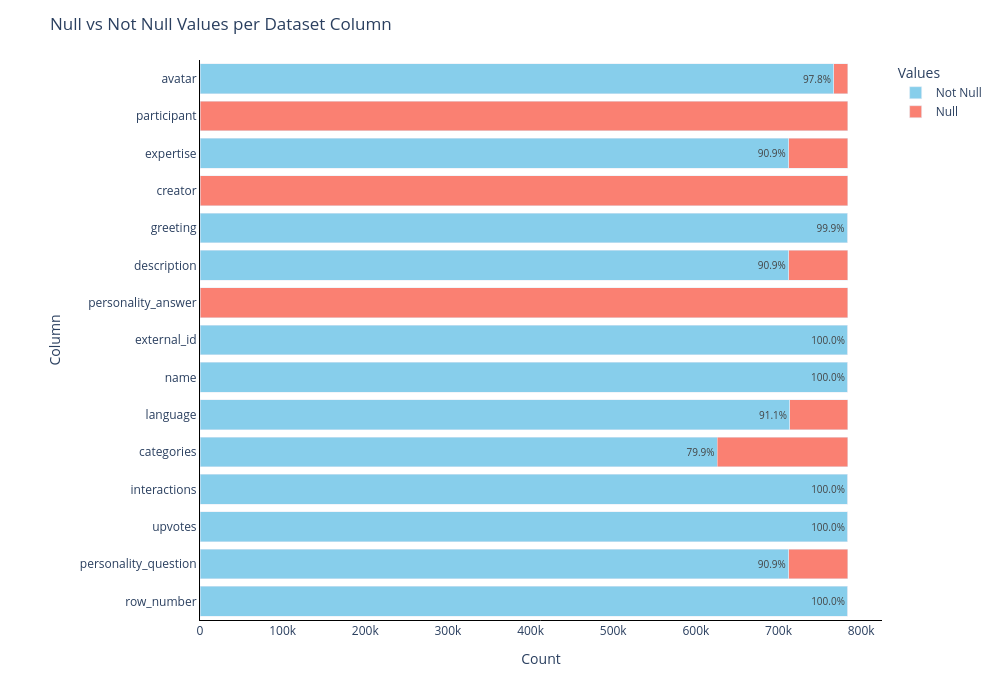

The code cell stored with this chart in its notebook:
### Markdown cell above
## 3.4 Percentage of Missing Values in Dataset

Column-wise analysis of missing data to identify sparsity patterns and assess feature reliability across the dataset.

### Code cell
# 1. copy dataset for calculating missingness
df_null = df.copy()

# 2.normalize 'null' values 
object_cols = df_null.select_dtypes(include=["object", "category"]).columns
null_values = {"None", "none", "NULL", "null", "NaN", "nan", "na", "n/a", ""}

for col in object_cols:
    df_null[col] = df_null[col].replace(list(null_values), np.nan)

# in category dtype normalize null
cat_cols = df_null.select_dtypes(include=["category"]).columns

for col in cat_cols:
    df_null[col] = df_null[col].astype("object").replace("[]", np.nan)

# precompute missingness 
total = len(df_null)

df_plot = pd.DataFrame({
    "Column": df_null.columns,
    "Null": df_null.isna().sum().values,
    "Not Null": df_null.notna().sum().values
})


display(HTML("<h3>3.4 Percentage of Missing Values in Dataset (Per Column)</h3>"))

#melt for plotly 
df_melt = df_plot.melt(
    id_vars="Column",
    value_vars=["Not Null", "Null"],
    var_name="Values",
    value_name="Count"
)

# plot in plotly 
fig = px.bar(
    df_melt,
    y="Column",
    x="Count",
    color="Values",
    orientation="h",
    barmode="stack",
    color_discrete_map={
        "Not Null": "skyblue",
        "Null": "salmon"
    }
)

# show percent labels for non null in  each column
def add_percent_labels(trace):
    if trace.name == "Not Null":
        vals = df_plot["Not Null"].values
        perc = (vals / total * 100).round(1)
        trace.text = [f"{p}%" for p in perc]
    else:
        trace.text = None

fig.for_each_trace(add_percent_labels)

fig.update_traces(textposition="inside", textfont_size=10)

# display layout
fig.update_layout(
    title="Null vs Not Null Values per Dataset Column",
    height=700,
    width=1000,
    plot_bgcolor="white",
    paper_bgcolor="white",
    margin=dict(l=200),
    xaxis=dict(showline=True, linecolor="black"),
    yaxis=dict(showline=True, linecolor="black")
)

fig.show()

### Figure 1 — Plotly figure (JSON) as saved in the notebook; plotly's stock layout.template omitted (floating-point values rounded to 4 significant figures)
{"data": [{"hovertemplate": "Values=Not Null<br>Count=%{x}<br>Column=%{y}<extra></extra>", "legendgroup": "Not Null", "marker": {"color": "skyblue", "pattern": {"shape": ""}}, "name": "Not Null", "orientation": "h", "showlegend": true, "text": ["100.0%", "90.9%", "100.0%", "100.0%", "79.9%", "91.1%", "100.0%", "100.0%", "0.0%", "90.9%", "99.9%", "0.0%", "90.9%", "0.0%", "97.8%"], "textfont": {"size": 10}, "textposition": "inside", "type": "bar", "x": [783978, 712403, 783978, 783978, 626173, 713892, 783945, 783977, 0, 712403, 783533, 0, 712403, 0, 767056], "xaxis": "x", "y": ["row_number", "personality_question", "upvotes", "interactions", "categories", "language", "name", "external_id", "personality_answer", "description", "greeting", "creator", "expertise", "participant", "avatar"], "yaxis": "y"}, {"hovertemplate": "Values=Null<br>Count=%{x}<br>Column=%{y}<extra></extra>", "legendgroup": "Null", "marker": {"color": "salmon", "pattern": {"shape": ""}}, "name": "Null", "orientation": "h", "showlegend": true, "textfont": {"size": 10}, "textposition": "inside", "type": "bar", "x": [0, 71575, 0, 0, 157805, 70086, 33, 1, 783978, 71575, 445, 783978, 71575, 783978, 16922], "xaxis": "x", "y": ["row_number", "personality_question", "upvotes", "interactions", "categories", "language", "name", "external_id", "personality_answer", "description", "greeting", "creator", "expertise", "participant", "avatar"], "yaxis": "y"}], "layout": {"barmode": "stack", "height": 700, "legend": {"title": {"text": "Values"}, "tracegroupgap": 0}, "margin": {"l": 200, "t": 60}, "paper_bgcolor": "white", "plot_bgcolor": "white", "title": {"text": "Null vs Not Null Values per Dataset Column"}, "width": 1000, "xaxis": {"anchor": "y", "domain": [0, 1], "linecolor": "black", "showline": true, "title": {"text": "Count"}}, "yaxis": {"anchor": "x", "domain": [0, 1], "linecolor": "black", "showline": true, "title": {"text": "Column"}}}}
